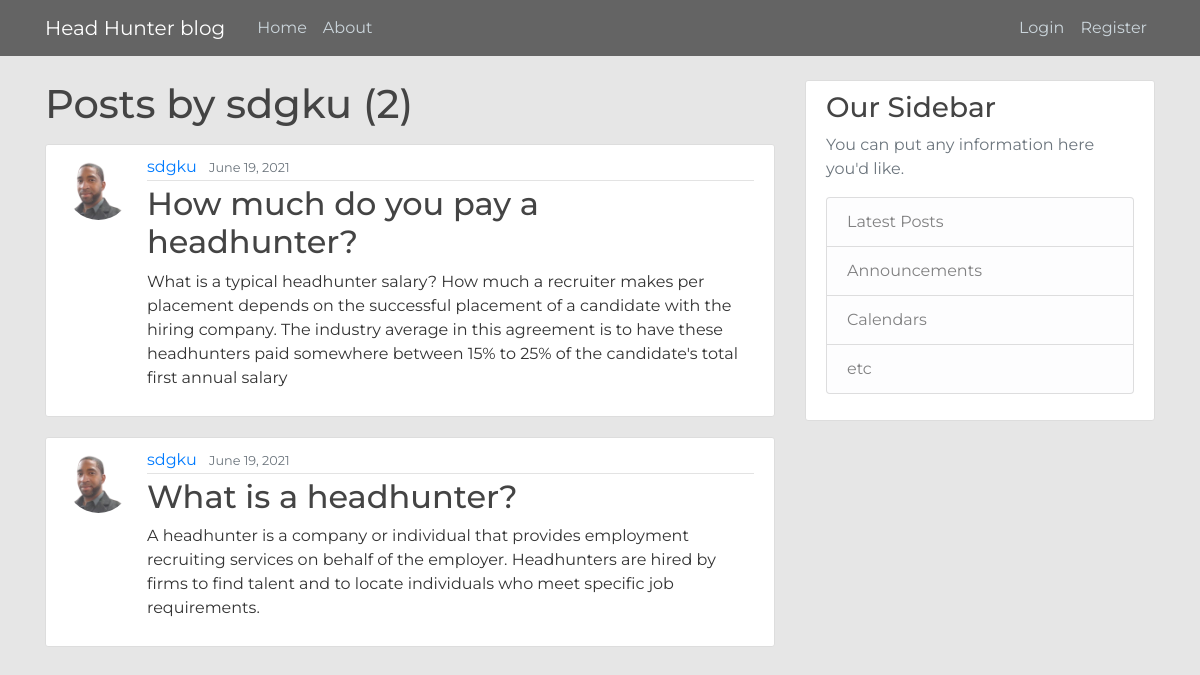
Page /user/sdgku on the committed database.
### blog/models.py (models this page shows, shortened)
class Post(models.Model):
    title = models.CharField(max_length=100)
    content = models.TextField()
    date_posted = models.DateTimeField(default=timezone.now)
    author = models.ForeignKey(User, on_delete=models.CASCADE)

### users/models.py (models this page shows, shortened)
class Profile(models.Model):
    user = models.OneToOneField(User, on_delete=models.CASCADE)
    image = models.ImageField(default='default.jpg', upload_to='profile_pics')

### blog/views.py (the view)
# urls.py: path('user/<str:username>', UserPostListView.as_view(), name='user-posts'),
class UserPostListView(ListView):
    model = Post
    template_name = 'blog/user_posts.html'  # <app>/<model>_<viewtype>.html
    context_object_name = 'posts'
    paginate_by = 5
    def get_queryset(self):
        user = get_object_or_404(User, username=self.kwargs.get('username'))
        return Post.objects.filter(author=user).order_by('-date_posted')

### blog/templates/blog/user_posts.html (shortened to what this page needs)
{% extends "blog/base.html" %}
{% block content %}
    <h1 class="mb-3">Posts by {{ view.kwargs.username }} ({{ page_obj.paginator.count }})</h1>
    {% for post in posts %}
        <article class="media content-section">
          <img class="rounded-circle article-img" src="{{ post.author.profile.image.url }}">
          <div class="media-body">
            <div class="article-metadata">
              <a class="mr-2" href="{% url 'user-posts' post.author.username %}">{{ post.author }}</a>
              <small class="text-muted">{{ post.date_posted|date:"F d, Y" }}</small>
            </div>
            <h2><a class="article-title" href="{% url 'post-detail' post.id %}">{{ post.title }}</a></h2>
            <p class="article-content">{{ post.content }}</p>
          </div>
        </article>
    {% endfor %}
{% endblock content %}

### blog/static/blog/main.css (style rules this page uses)
body { background: #e6e6e6; color: #333333; margin-top: 5rem; font-family: 'Montserrat'; }
h1, h2, h3, h4, h5, h6 { color: #444444; }
.content-section { background: #ffffff; padding: 10px 20px; border: 1px solid #dddddd; border-radius: 3px; margin-bottom: 20px; }
.article-title { color: #444444; }
.article-content { white-space: pre-line; }
.article-img { height: 65px; width: 65px; margin-right: 16px; }
.article-metadata { padding-bottom: 1px; margin-bottom: 4px; border-bottom: 1px solid #e3e3e3 }

### rows in the picture
Post: author.profile.image (picture), author "sdgku", date_posted "June 19, 2021", title "How much do you pay a headhunter?", content "What is a typical headhunter salary? How much a recruiter makes per placement depends on the successful placement of a candidate with the hiring company. The industry average in this agreement is to have these headhunters paid somewhere between 15% to 25% of the candidate's total first annual salary"
Post: author.profile.image (picture), author "sdgku", date_posted "June 19, 2021", title "What is a headhunter?", content "A headhunter is a company or individual that provides employment recruiting services on behalf of the employer. Headhunters are hired by firms to find talent and to locate individuals who meet specific job requirements."

### other values in the picture
{{ view.kwargs.username }} "sdgku"
{{ page_obj.paginator.count }} "2"
